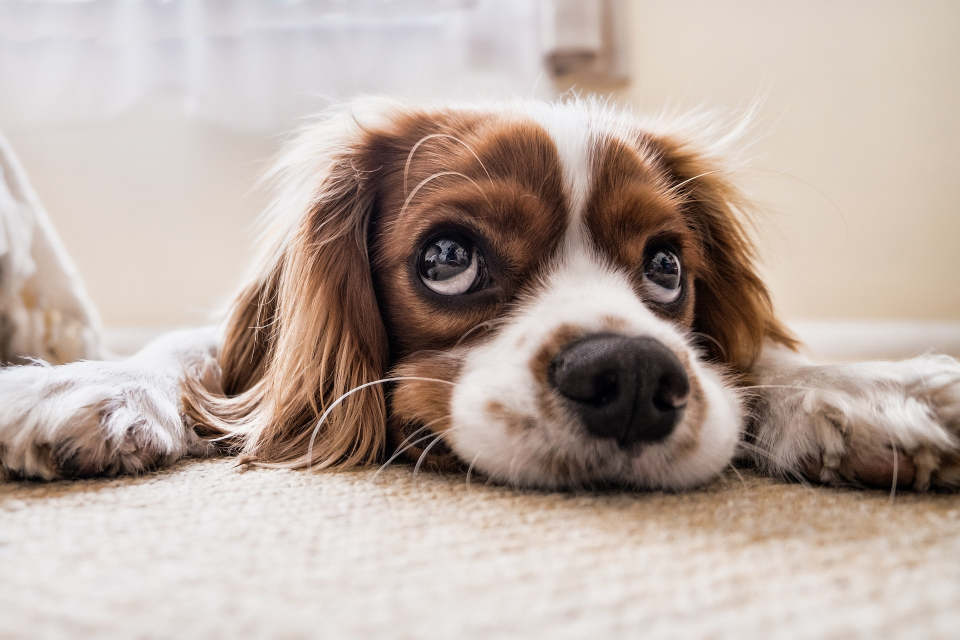
#> input picture puppy.jpg, 1920 x 1280 px (shown at 1/2 size)
$ python steganography.py
#> lines starting #> are read from the running program, lines starting #| are printed output that depends on the picture
#> the answer given: 1
import cv2
import numpy as np
import types
from cv2 import imshow as cv2_imshow


# [79 lines left out: functions msg_to_bin, hide_data, show_data, not called in this run]

# defining function to encode data into Image
def encodeText():
    img_name = input("Enter image name (with extension): ")
#> the answer given: puppy.jpg
    # reading the input image using OpenCV-Python
    img = cv2.imread(img_name)
#> img is the input picture: shape (1280, 1920, 3); mean B, G, R 161.8, 170.4, 185.9

    # printing the details of the image
    print("The shape of the image is: ", img.shape) # checking the image shape to calculate the number of bytes in it
#| The shape of the image is:  (1280, 1920, 3)
    print("The original image is as shown below: ")
    # resizing the image as per the need
    resizedImg = cv2.resize(img, (500, 500))
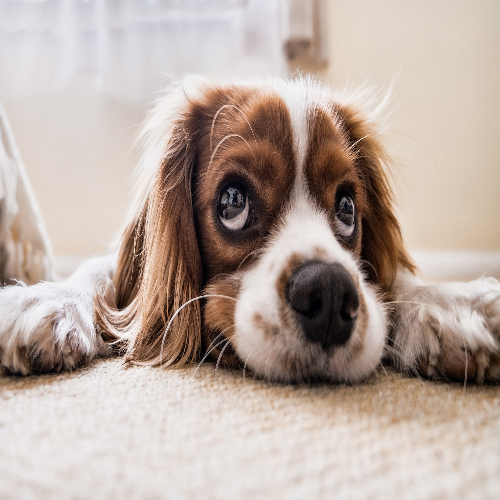
#> resizedImg: shape (500, 500, 3); mean B, G, R 161.7, 170.3, 185.8
    # displaying the image
    cv2_imshow("image" ,resizedImg)
#> (the run stopped early here; a loop or call above may not have finished)

$ run again, on crypted.png
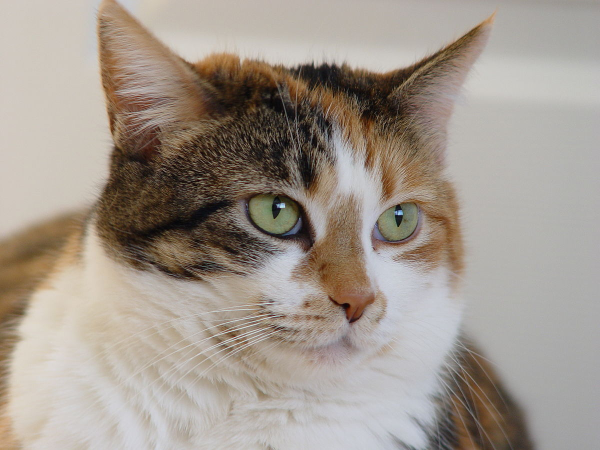
#> input picture crypted.png, 1200 x 900 px (shown at 1/2 size)
#> in encodeText, img is the input picture: shape (900, 1200, 3); mean B, G, R 142, 151.8, 161.6
#| The shape of the image is:  (900, 1200, 3)
#> in encodeText, `resizedImg = cv2.resize(img, (500, 500))`:
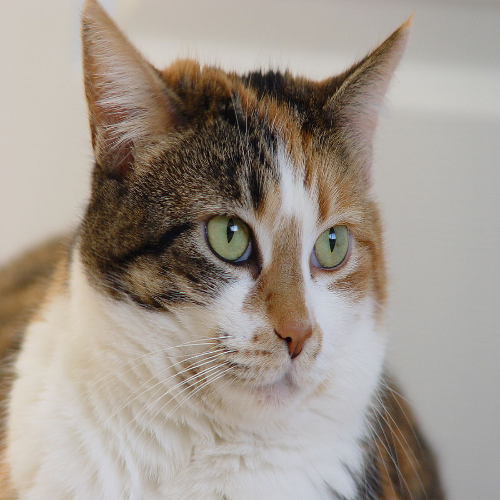
#> resizedImg: shape (500, 500, 3); mean B, G, R 141.9, 151.7, 161.6
